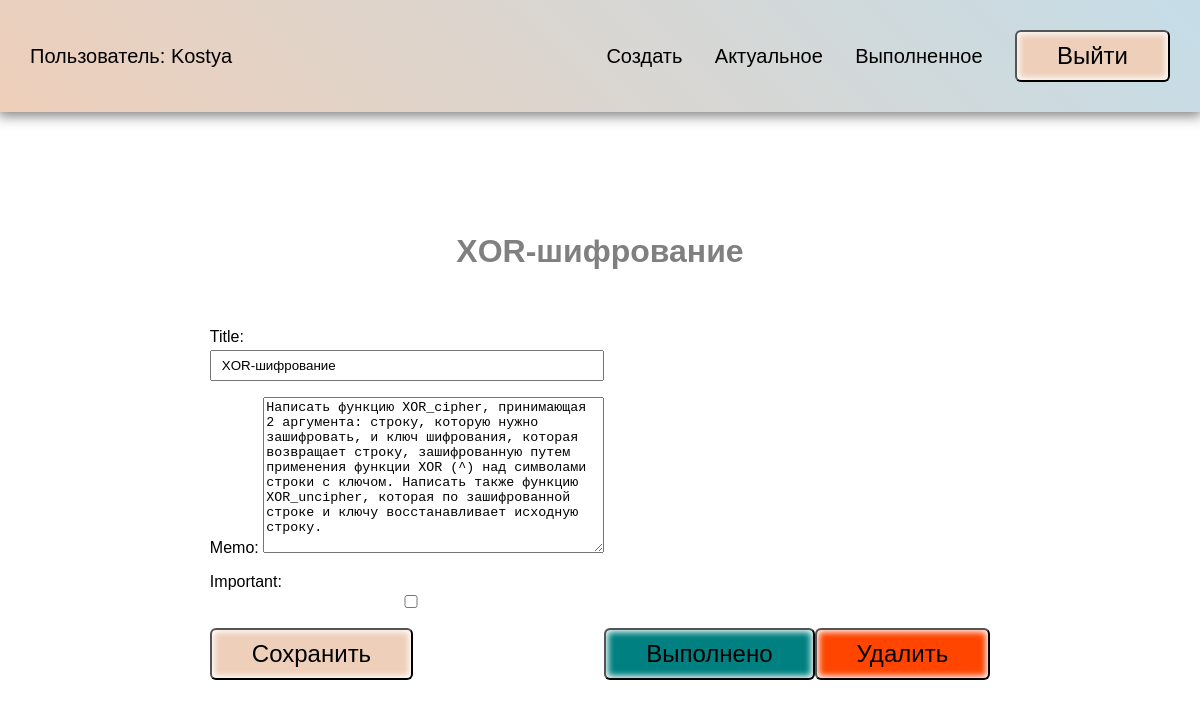
The page /todo/1 (signed in) on the database its author committed.
### todo/models.py (models this page shows, shortened)
class Todo(models.Model):
    title = models.CharField(max_length=100)
    memo = models.TextField(blank=True)
    created = models.DateTimeField(auto_now_add=True)
    date_completed = models.DateTimeField(null=True, blank=True)
    important = models.BooleanField(default=False)
    user = models.ForeignKey(User, on_delete=models.CASCADE)

### todo/views.py (the view, shortened to what this page needs)
# urls.py: path('todo/<int:todo_pk>', views.viewtodo, name='viewtodo'),
@login_required
def viewtodo(request, todo_pk):
    todo = get_object_or_404(Todo, pk=todo_pk)
    if request.method == 'GET':
        form = TodoForm(instance=todo)
        return render(request, 'todo/viewtodo.html', {'todo': todo, 'form': form})

### todo/templates/todo/viewtodo.html (shortened to what this page needs)
{% extends 'todo/base.html' %}
{% block content %}
<h1>{{ todo.title }}</h1>
<div class="but">
    <form method="post">
        {{ form.as_p }}
        <button class="btn">Сохранить</button>
    </form>
    <form action="{% url 'completetodo' todo.id %}" method="post">
        <button class="btn good">Выполнено</button>
    </form>
    <form action="{% url 'deletetodo' todo.id %}" method="post">
        <button class="btn remove">Удалить</button>
    </form>
</div>
{% endblock %}

### todo/templates/todo/base.html (shortened to what this page needs)
{% load static %}
<!DOCTYPE html>
<html lang="en">
<head>
    <link rel="stylesheet" href="{% static 'css/style.css' %}">
</head>
<body>
{% if user.is_authenticated %}
<div class="menu">
    <div class="wrap">
        <ul>
            <li class="logo"><a href="">Пользователь: {{ user }}</a></li>
            <li><a href="{% url 'createtodo' %}">Создать</a></li>
            <li><a href="{% url 'currenttodos'%}">Актуальное</a></li>
            <li><a href="{% url 'completedtodo'%}">Выполненное</a></li>
            <li>
                <form action="{% url 'logoutuser' %}" method="post">
                    <button class="btn">Выйти</button>
                </form>
            </li>
        </ul>
    </div>
</div>
{% endif %}
<div class="content">
  <div class="wrap">
      {% block content %}
      {% endblock %}
  </div>
</div>
</body>
</html>

### todo/static/css/style.css (style rules this page uses)
body { margin: 0; padding: 0; font-family: Arial, Helvetica, sans-serif; }
.wrap { max-width: 1200px; margin: 0 auto; padding: 10px 30px; box-sizing: border-box; }
.menu { background: linear-gradient(45deg, #EECFBA, #C5DDE8); box-shadow: 0 2px 12px 2px grey; }
ul { list-style: none; padding: 0; }
.menu ul { display: flex; justify-content: space-between; align-items: center; font-size: 20px; }
.menu .logo { margin-right: 30%; color: #FFF; }
a { text-decoration: none; }
.menu a { color: black; }
.content .wrap { display: flex; flex-direction: column; align-items: center; justify-content: center; margin-top: 40px; }
h1, h2 { color: grey; }
.btn { background: #EECFBA; color: black; }
button { border-radius: 6px; box-shadow: inset 0 0 6px 2px #FFF; padding: 10px 40px; font-size: 24px; cursor: pointer; }
input { width: 100%; padding: 6px 10px; box-sizing: border-box; margin-top: 4px; }
.content div { padding: 20px; }
.but { display: flex; align-items: flex-end; }
.good { background-color: teal; }
.remove { background-color: orangered; }

### rows shown on the page
Todo: title "XOR-шифрование", memo "Написать функцию XOR_cipher, принимающая 2 аргумента: строку, которую нужно зашифровать, и ключ шифрования, которая возвращает строку, зашифрованную путем применения функции XOR (^) над символами строки с ключом. Написать также функцию XOR_uncipher, которая по зашифрованной строке и ключу восстанавливает исходную строку."

### other values the page prints
{{ user }} "Kostya"
